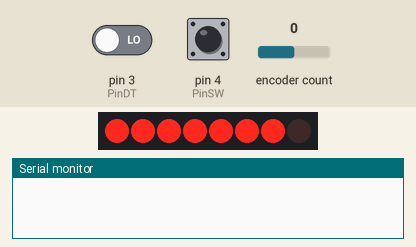
Simulated run of this sketch. Board: Arduino Uno, built with avr-gcc and run on an emulated ATmega328P. Shown: 8 shift-register outputs drawn as a row of LEDs (first output left, lit = HIGH), the last lines printed to the serial monitor. Wiring (inferred from the names in the program): shift register (74HC595): data pin 12; shift clock pin 9; latch pin 11. Wiring (inferred from the signals the program sends): row of LEDs: on Q0, Q1, Q2, Q3, Q4, Q5, Q6, Q7. The test bench sets the inputs (shaded band); at power-on: encoder count 0, pin 4 (PinSW) HIGH, pin 3 (PinDT) LOW.

Above: at 1.2 s.
1.3 s: encoder count set to 1
At 1.6 s:
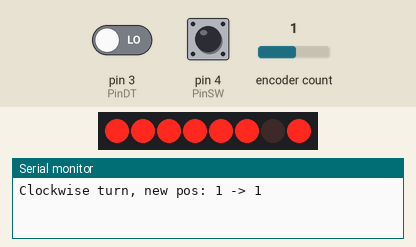
2.8 s: pin 4 (PinSW) pulled LOW for 0.15 s
At 4.0 s:
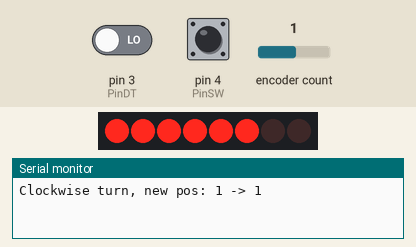
4.4 s: encoder count set to 0
At 5.2 s:
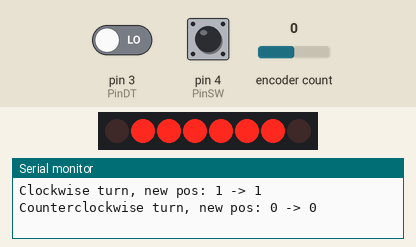
5.9 s: pin 4 (PinSW) pulled LOW for 1 s
At 6.5 s:
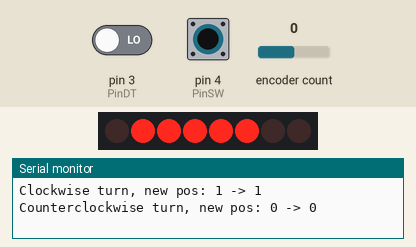
8.4 s: pin 4 (PinSW) pulled LOW for 0.15 s
At 9.6 s:
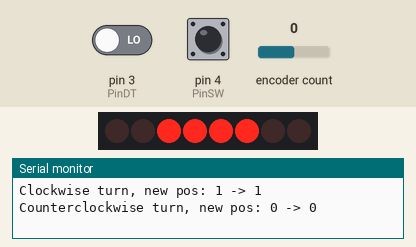
10.0 s: encoder count set to -1
At 10.7 s:
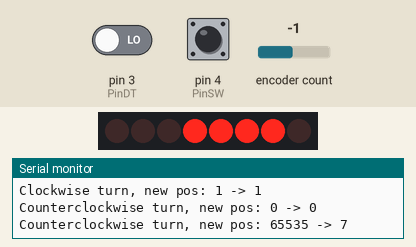
Timing chart, 0 to 12.5 s (numbered marks = the images above; inputs shaded):
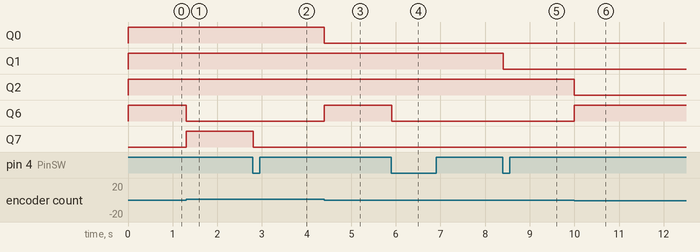

Measured:
- after the input at 1.3 s, Q6: HIGH → LOW at once; Q7: LOW → HIGH at once
- after the input at 2.8 s, Q7: HIGH → LOW at once
- after the input at 4.4 s, Q0: HIGH → LOW at once; Q6: LOW → HIGH at once
- after the input at 5.9 s, Q6: HIGH → LOW at once
- after the input at 8.4 s, Q1: HIGH → LOW at once
- after the input at 10.0 s, Q2: HIGH → LOW at once; Q6: LOW → HIGH at once

The sketch:

runlight_rotary_encoder.ino
```cpp
//www.elegoo.com
//2016.12.9

#include <MD_REncoder.h>
#include <Bounce2.h>

const int latchPin = 11;      // (11) ST_CP [RCK] on 74HC595
const int clockPin = 9;      // (9) SH_CP [SCK] on 74HC595
const int dataPin = 12;     // (12) DS [S1] on 74HC595
const int numLEDs=8;

// For the rotary encoder
const int PinCLK=2;   // Generating interrupts using CLK signal
const int PinDT=3;    // Reading DT signal
const int PinSW=4;    // Reading Push Button switch

volatile boolean turnDetected;
volatile boolean rotationDirection; // True -> clockwise, False -> counterclockwise
unsigned int lightWidth = 1;

byte leds = 0;
long tDelay = 100;
unsigned int position = 0;

// set up encoder object
const MD_REncoder RotaryEncoder = MD_REncoder(PinCLK, PinDT);
// debouncer for the encoder button
const Bounce RotaryButton = Bounce();


// Interrupt routine runs if CLK or DT change
void isr ()  {
  uint8_t x = RotaryEncoder.read();
  if (x) {
    turnDetected = true;
    rotationDirection = (x == DIR_CW);
  }
}

void updateShiftRegister()
{
   digitalWrite(latchPin, LOW);
   shiftOut(dataPin, clockPin, LSBFIRST, leds);
   digitalWrite(latchPin, HIGH);
}

void setup()
{
  // init serial port
  Serial.begin(9600);

  // set up LED controller
  pinMode(latchPin, OUTPUT);
  pinMode(dataPin, OUTPUT);
  pinMode(clockPin, OUTPUT);

  // set up rotary encoder
  RotaryEncoder.begin();
  attachInterrupt (digitalPinToInterrupt(PinCLK),isr,CHANGE);
  attachInterrupt (digitalPinToInterrupt(PinDT),isr,CHANGE);
  RotaryButton.attach(PinSW, INPUT_PULLUP);
  RotaryButton.interval(5); // debounce interval in milliseconds

  // set initial LED state
  bitSet(leds, 0);
  updateShiftRegister();
}

void loop()
{
  if (turnDetected) {
    turnDetected = false;
    if (rotationDirection) {
      position++;
      Serial.print("Clockwise turn, new pos: ");
    } else {
      position--;
      Serial.print("Counterclockwise turn, new pos: ");
    }
    Serial.print(position);
    Serial.print(" -> ");
    Serial.println(position%numLEDs);
    turnonPosition(position%numLEDs);
  }

  RotaryButton.update();
  if (RotaryButton.fell()){
    // rotary button pressed, increase lightWidth
    if (lightWidth >= (numLEDs-1)) {
      lightWidth = 1;
    } else {
      lightWidth++;
    }
    turnonPosition(position%numLEDs);
  }
}

void turnonPosition(int pos)
{
    // all off
    leds = 0;

    // LEDs adjacent to pos should be on, depending on the value of ligthWidth.
    int halfWidth = lightWidth/2; // rounding down...
    int remainder = lightWidth - (2*halfWidth); // Take care of odd lightWidth values
    for (int i=-halfWidth; i<halfWidth+remainder; i++){
      int currentIndex = pos+i;
      // wrap
      if (currentIndex < 0) {
        currentIndex += numLEDs;
      } else if (currentIndex >= numLEDs) {
        currentIndex -= numLEDs;
      }
      bitSet(leds, currentIndex);
    }

    updateShiftRegister();
}
```
